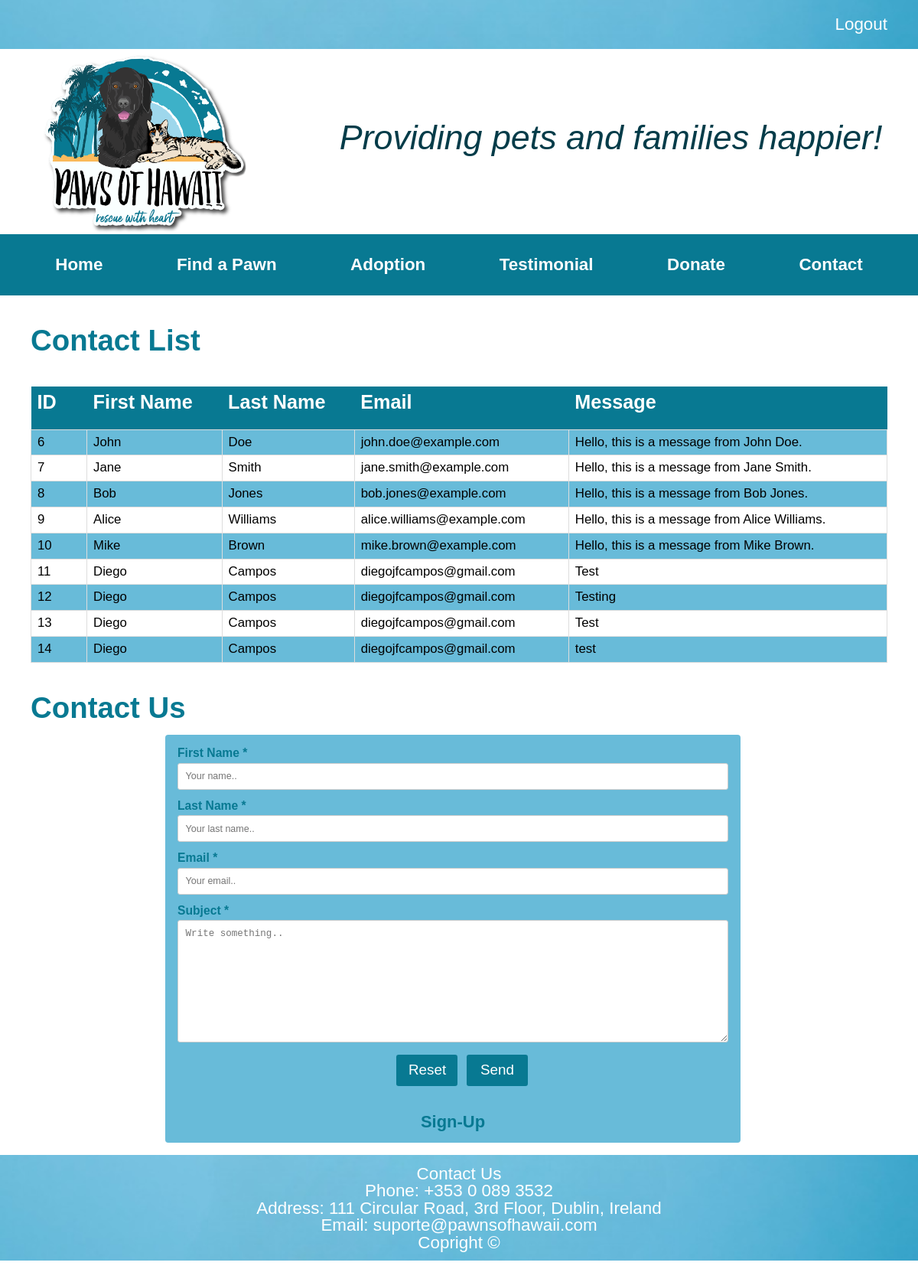
The app's page /views/contact.php (signed in) with its own data.
### tables this page shows
CREATE TABLE `contact` (
  `messageid` int(11) NOT NULL,
  `firstname` varchar(15) NOT NULL,
  `lastname` varchar(15) NOT NULL,
  `email` varchar(50) NOT NULL,
  `textmessage` longtext DEFAULT NULL
);

### controller/create_table.php (the view, shortened to what this page needs)
<?php
try{
    require_once('../config/dbconnect.php');
    switch ($_SERVER['PHP_SELF']) {
        case '/pawns_of_hawaii/views/contact.php':
            $menu_items = array(
                array(
                  'label' => 'ID',
                ),
                array(
                  'label' => 'First Name',
                ),
                array(
                  'label' => 'Last Name',
                ),
                array(
                  'label' => 'Email',
                ),
                array(
                  'label' => 'Message',
                ),
              );
              foreach ($menu_items as $item) {
                echo "<th href=>" . $item['label'] . "</th>";
              };
                $queryGetContact = "SELECT * from contact";
                $getContactResult = mysqli_query($conn, $queryGetContact);
            if (!$getContactResult) {
                 echo "Problem to get testimonial list";
            } else {
                while ($user_data = mysqli_fetch_array($getContactResult)) {
                    echo "<tr>";
                    echo "<td>" . $user_data['messageid'] . "</td>";
                    echo "<td>" . $user_data['firstname'] . "</td>";
                    echo "<td>" . $user_data['lastname'] . "</td>";
                    echo "<td>" . $user_data['email'] . "</td>";
                    echo "<td>" . $user_data['textmessage'] . "</td>";
                    echo "</tr>";
                    }
                }
        break;
    }
} catch (Exception $e) {
    echo 'Caught exception: ', $e->getMessage(), "\n";
}
?>

### css/style.css (style rules this page uses)
html, body, div, span, applet, object, iframe, h1, h2, h3, h4, h5, h6, p, blockquote, pre, a, abbr, acronym, address, big, cite, code, del, dfn, em, img, ins, kbd, q, s, samp, small, strike, strong, sub, sup, tt, var, b, u, i, center, dl, dt, dd, ol, ul, li, fieldset, form, label, legend, table, caption, tbody, tfoot, thead, tr, th, td, article, aside, canvas, details, embed, figure, figcaption, footer, header, hgroup, menu, nav, output, ruby, section, summary, time, mark, audio, video { margin: 0; padding: 0; border: 0; font-size: 100%; font: inherit; vertical-align: baseline; }
body { line-height: 1; }
html { zoom: 80%; }
body { font-family: sans-serif; font-size: 14px; position: relative; }
th { background-color: #087992; color: white; font-weight: bold; font-size: 1.5em; text-align: left; padding: 10px; height: 50px; }
td:first-child { width: 70px; }
td { border: 2px solid #dddddd; text-align: left; padding: 10px; }
tr { font-size: 1.5em; }
tr:nth-child(even) { background-color: #68bbd9; }

### records on screen
contact: messageid "6", firstname "John", lastname "Doe", email "john.doe@example.com", textmessage "Hello, this is a message from John Doe."
contact: messageid "7", firstname "Jane", lastname "Smith", email "jane.smith@example.com", textmessage "Hello, this is a message from Jane Smith."
contact: messageid "8", firstname "Bob", lastname "Jones", email "bob.jones@example.com", textmessage "Hello, this is a message from Bob Jones."
contact: messageid "9", firstname "Alice", lastname "Williams", email "alice.williams@example.com", textmessage "Hello, this is a message from Alice Williams."
contact: messageid "10", firstname "Mike", lastname "Brown", email "mike.brown@example.com", textmessage "Hello, this is a message from Mike Brown."
contact: messageid "11", firstname "Diego", lastname "Campos", email "diegojfcampos@gmail.com", textmessage "Test"
contact: messageid "12", firstname "Diego", lastname "Campos", email "diegojfcampos@gmail.com", textmessage "Testing"
contact: messageid "13", firstname "Diego", lastname "Campos", email "diegojfcampos@gmail.com", textmessage "Test"
contact: messageid "14", firstname "Diego", lastname "Campos", email "diegojfcampos@gmail.com", textmessage "test"

### other values on screen
$item['label'] "Home"
$item['label'] "Find a Pawn"
$item['label'] "Adoption"
$item['label'] "Testimonial"
$item['label'] "Donate"
$item['label'] "Contact"
$item['label'] "ID"
$item['label'] "First Name"
$item['label'] "Last Name"
$item['label'] "Email"
$item['label'] "Message"
